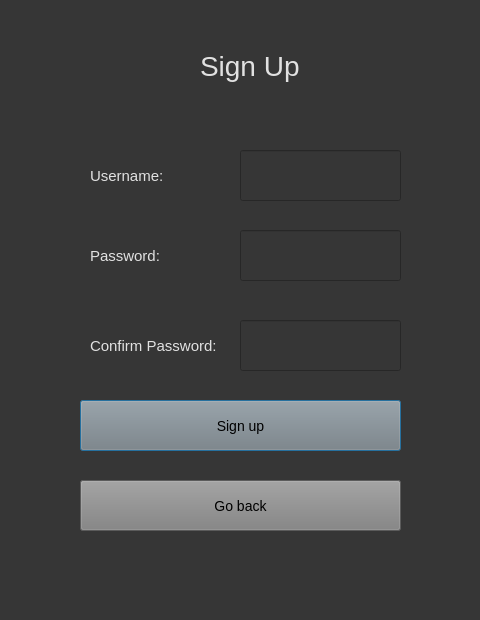
<?xml version="1.0" encoding="UTF-8"?>
<ui version="4.0">
 <class>Dialog</class>
 <widget class="QDialog" name="Dialog">
  <property name="geometry">
   <rect>
    <x>0</x>
    <y>0</y>
    <width>480</width>
    <height>620</height>
   </rect>
  </property>
  <property name="windowTitle">
   <string>Dialog</string>
  </property>
  <property name="styleSheet">
   <string notr="true">background-color: rgb(54, 54, 54);</string>
  </property>
  <widget class="QLabel" name="label">
   <property name="geometry">
    <rect>
     <x>200</x>
     <y>40</y>
     <width>101</width>
     <height>51</height>
    </rect>
   </property>
   <property name="styleSheet">
    <string notr="true">color: rgb(225,225,225); font-size: 28px;</string>
   </property>
   <property name="text">
    <string>Sign Up</string>
   </property>
  </widget>
  <widget class="QLabel" name="signupusernameLabel">
   <property name="geometry">
    <rect>
     <x>90</x>
     <y>150</y>
     <width>111</width>
     <height>51</height>
    </rect>
   </property>
   <property name="styleSheet">
    <string notr="true">color: rgb(225,225,225); font-size: 15px;
</string>
   </property>
   <property name="text">
    <string>Username: </string>
   </property>
  </widget>
  <widget class="QLabel" name="ConfirmpPasswordLabel">
   <property name="geometry">
    <rect>
     <x>90</x>
     <y>320</y>
     <width>131</width>
     <height>51</height>
    </rect>
   </property>
   <property name="styleSheet">
    <string notr="true">color: rgb(225,225,225); font-size: 15px;</string>
   </property>
   <property name="text">
    <string>Confirm Password:</string>
   </property>
  </widget>
  <widget class="QLineEdit" name="signupUsernameForm">
   <property name="geometry">
    <rect>
     <x>240</x>
     <y>150</y>
     <width>161</width>
     <height>51</height>
    </rect>
   </property>
   <property name="styleSheet">
    <string notr="true">font-size: 14px; color: white;</string>
   </property>
   <property name="text">
    <string/>
   </property>
  </widget>
  <widget class="QLineEdit" name="SignupConfirmPasswordForm">
   <property name="geometry">
    <rect>
     <x>240</x>
     <y>320</y>
     <width>161</width>
     <height>51</height>
    </rect>
   </property>
   <property name="styleSheet">
    <string notr="true">font-size: 14px; color: white;</string>
   </property>
   <property name="text">
    <string/>
   </property>
  </widget>
  <widget class="QPushButton" name="signupSubmitButton">
   <property name="geometry">
    <rect>
     <x>80</x>
     <y>400</y>
     <width>321</width>
     <height>51</height>
    </rect>
   </property>
   <property name="styleSheet">
    <string notr="true">background-color: grey; font-size: 14px;</string>
   </property>
   <property name="text">
    <string>Sign up</string>
   </property>
  </widget>
  <widget class="QLabel" name="signupPasswordLabel">
   <property name="geometry">
    <rect>
     <x>90</x>
     <y>230</y>
     <width>131</width>
     <height>51</height>
    </rect>
   </property>
   <property name="styleSheet">
    <string notr="true">color: rgb(225,225,225); font-size: 15px;</string>
   </property>
   <property name="text">
    <string>Password:</string>
   </property>
  </widget>
  <widget class="QLineEdit" name="SignupPasswordForm">
   <property name="geometry">
    <rect>
     <x>240</x>
     <y>230</y>
     <width>161</width>
     <height>51</height>
    </rect>
   </property>
   <property name="styleSheet">
    <string notr="true">font-size: 14px; color: white;</string>
   </property>
   <property name="text">
    <string/>
   </property>
  </widget>
  <widget class="QPushButton" name="signupReturnButton">
   <property name="geometry">
    <rect>
     <x>80</x>
     <y>480</y>
     <width>321</width>
     <height>51</height>
    </rect>
   </property>
   <property name="styleSheet">
    <string notr="true">background-color: grey; font-size: 14px;</string>
   </property>
   <property name="text">
    <string>Go back</string>
   </property>
  </widget>
 </widget>
 <resources/>
 <connections/>
</ui>
